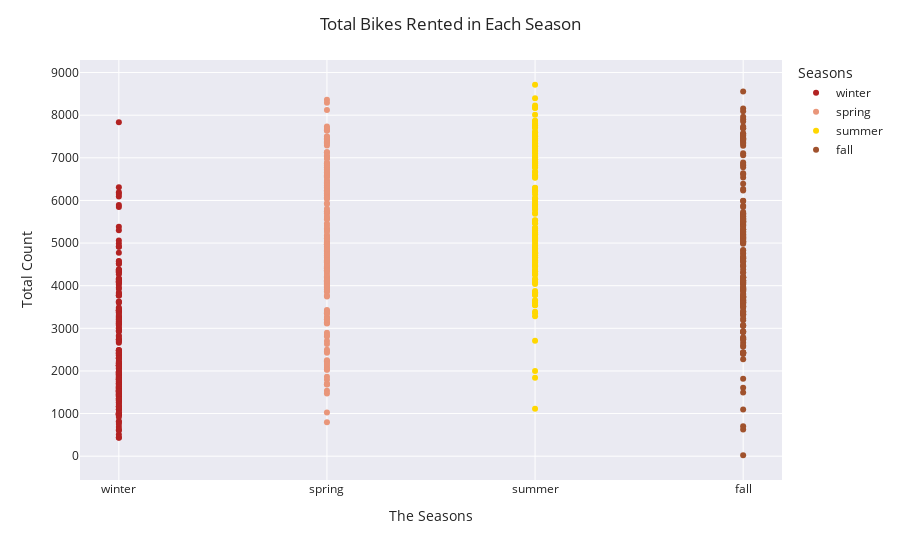

The code cell stored with this chart in its notebook:
### Markdown cell above
**Q9**

I created a scatterplot that ordered the sum of the casual and registered bikes by the season that they were used in. Overall, I found that post people rented bikes in the summer time and less people rented bikes in the winter. And I would argue that about the same amount of people rented bikes in the spring and fall time.

### Code cell
# Visualization - do your own thing
fig=px.scatter(DF,x='season',y='sum',color='season',color_discrete_map={'winter':'firebrick','spring':'darksalmon','summer':'gold','fall':'sienna'})
fig.update_layout(title='Total Bikes Rented in Each Season',title_x=0.5,
                 xaxis_title='The Seasons',yaxis_title='Total Count',
                 template='seaborn',legend_title='Seasons')
fig.show()

### Figure 1 — Plotly figure (JSON) as saved in the notebook; plotly's stock layout.template omitted (floating-point values rounded to 4 significant figures; data arrays with more than 128 entries replaced by an {"elided": "..."} marker saying what was removed)
{"data": [{"hovertemplate": "season=%{x}<br>sum=%{y}<extra></extra>", "legendgroup": "winter", "marker": {"color": "firebrick", "symbol": "circle"}, "mode": "markers", "name": "winter", "orientation": "v", "showlegend": true, "type": "scatter", "x": {"elided": "181 str values"}, "xaxis": "x", "y": {"elided": "181 int values"}, "yaxis": "y"}, {"hovertemplate": "season=%{x}<br>sum=%{y}<extra></extra>", "legendgroup": "spring", "marker": {"color": "darksalmon", "symbol": "circle"}, "mode": "markers", "name": "spring", "orientation": "v", "showlegend": true, "type": "scatter", "x": {"elided": "184 str values"}, "xaxis": "x", "y": {"elided": "184 int values"}, "yaxis": "y"}, {"hovertemplate": "season=%{x}<br>sum=%{y}<extra></extra>", "legendgroup": "summer", "marker": {"color": "gold", "symbol": "circle"}, "mode": "markers", "name": "summer", "orientation": "v", "showlegend": true, "type": "scatter", "x": {"elided": "188 str values"}, "xaxis": "x", "y": {"elided": "188 int values"}, "yaxis": "y"}, {"hovertemplate": "season=%{x}<br>sum=%{y}<extra></extra>", "legendgroup": "fall", "marker": {"color": "sienna", "symbol": "circle"}, "mode": "markers", "name": "fall", "orientation": "v", "showlegend": true, "type": "scatter", "x": {"elided": "178 str values"}, "xaxis": "x", "y": {"elided": "178 int values"}, "yaxis": "y"}], "layout": {"autosize": true, "legend": {"title": {"text": "Seasons"}, "tracegroupgap": 0}, "margin": {"t": 60}, "title": {"text": "Total Bikes Rented in Each Season", "x": 0.5}, "xaxis": {"anchor": "y", "autorange": true, "categoryarray": ["winter", "spring", "summer", "fall"], "categoryorder": "array", "domain": [0, 1], "range": [-0.1921, 3.192], "title": {"text": "The Seasons"}, "type": "category"}, "yaxis": {"anchor": "x", "autorange": true, "domain": [0, 1], "range": [-651.0, 9387.0], "title": {"text": "Total Count"}, "type": "linear"}}}
